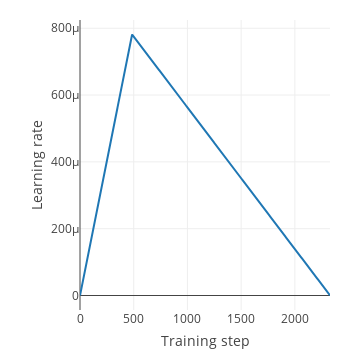

Notebook code for this chart:
### Code cell
lr_decay = fw.train.linear_decay()
lr_func = fw.train.one_cycle_lr(LEARNING_RATE/BATCH_SIZE, total_steps, warmup_steps, lr_decay)
fw.plt.plot_lr_func(lr_func, total_steps)

### Figure 1 — Plotly figure (JSON) as saved in the notebook; plotly's stock layout.template omitted (floating-point values rounded to 4 significant figures; data arrays with more than 128 entries replaced by an {"elided": "..."} marker saying what was removed)
{"data": [{"y": {"elided": "2328 float values"}, "type": "scatter", "uid": "c8f4452d-d25c-4c7a-a925-804867d345bc"}], "layout": {"autosize": false, "yaxis": {"title": {"text": "Learning rate"}}, "height": 350, "width": 350, "xaxis": {"title": {"text": "Training step"}}, "margin": {"r": 20, "b": 40, "l": 80, "t": 20}}}
